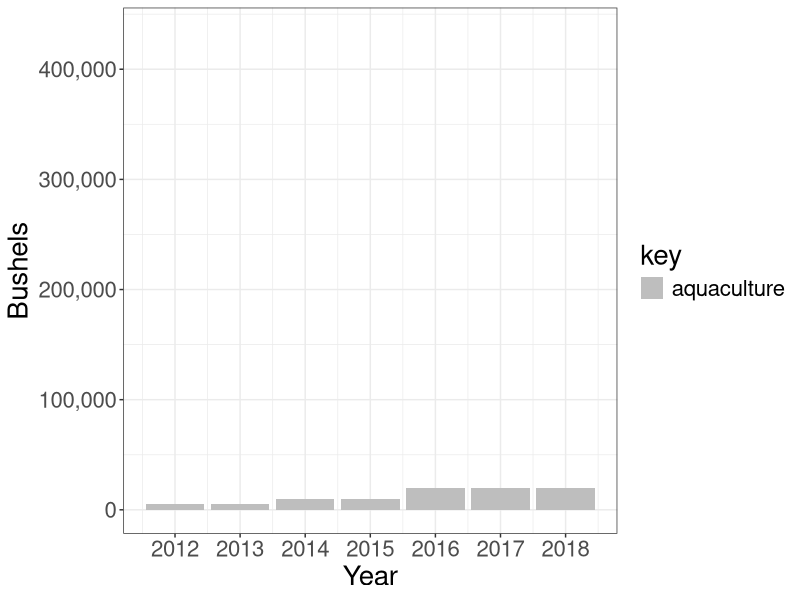
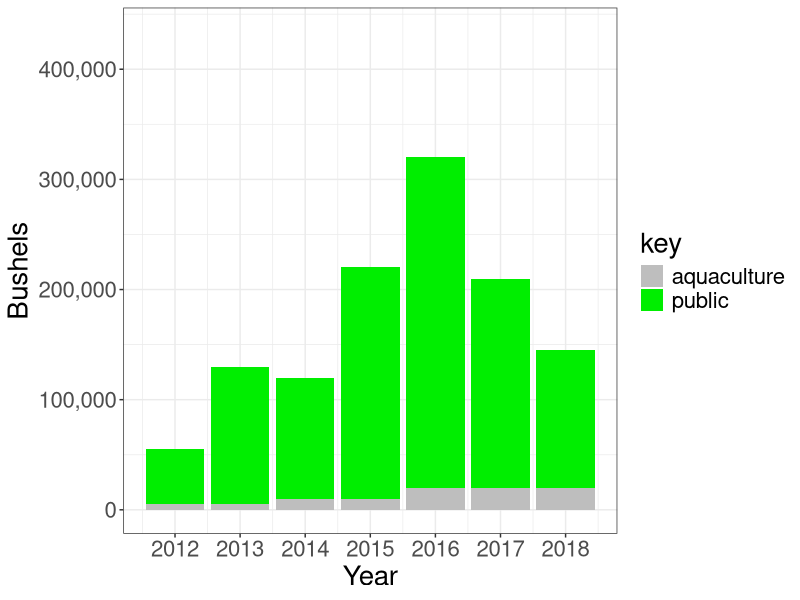
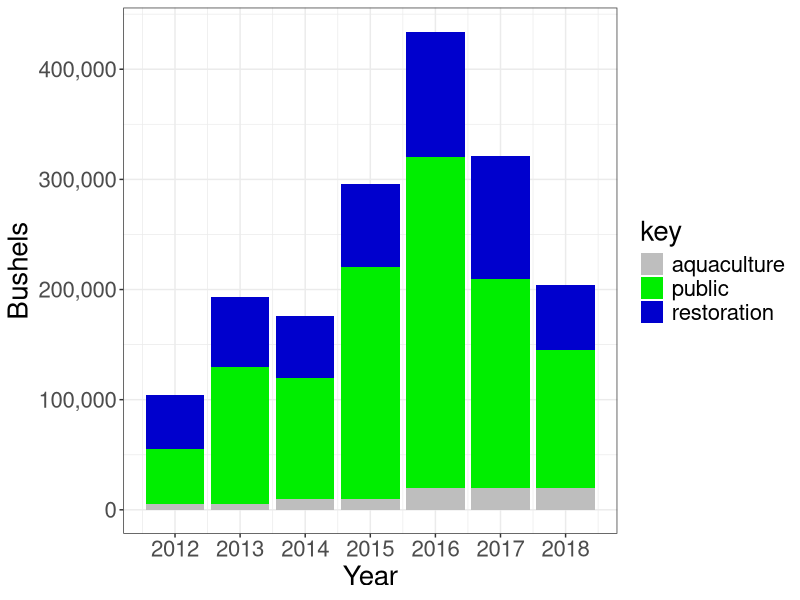
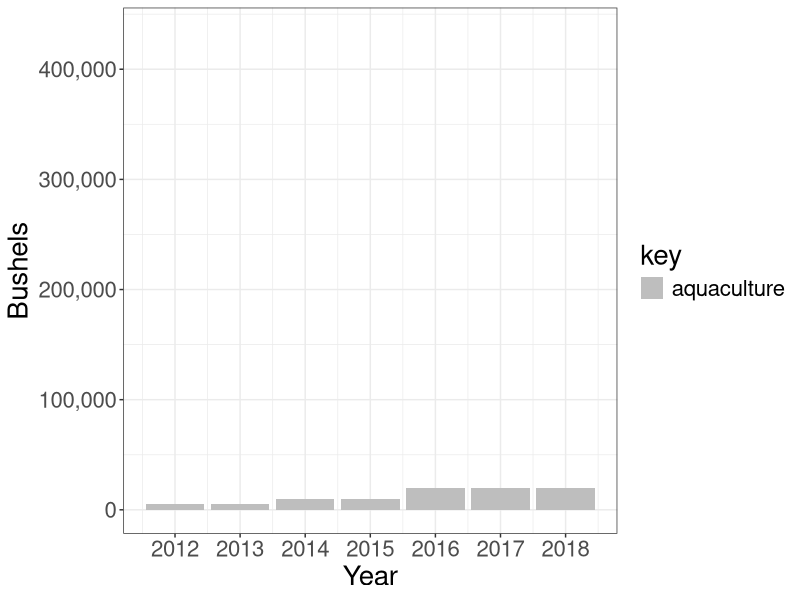
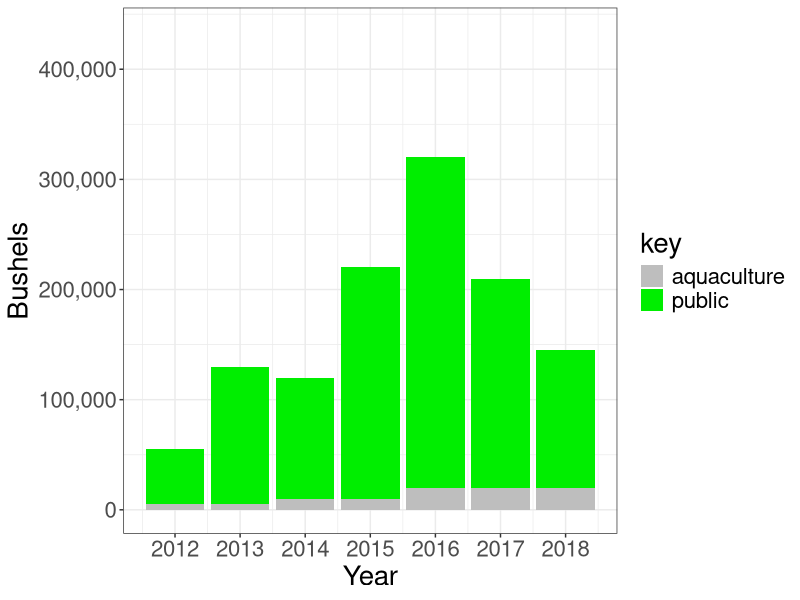
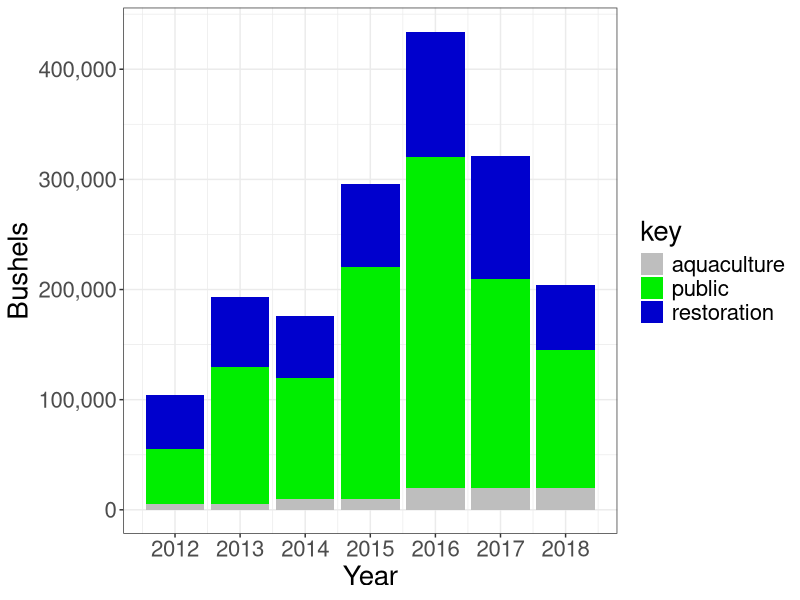

Generate these figures, in order, with R:
# make plot for PEW presentation
# SRA
# how much shell is used in public fishery, aquaculture, and restoration

# load packages
library(dplyr)
library(ggplot2)
library(scales)

# directory
dir.out = "G:/presentations/PEW_Sept2019/plots/"

# since data is short just build matrix
dat = as.data.frame(cbind(c(2012:2018), 
                          c(5000, 5000, 10000, 10000, 20000, 20000, 20000),
                          c(50000, 125000, 110000, 210000, 300000, 190000, 125000),
                          c(48960, 63360, 55680, 75520, 114240, 111040, 59520)))
names(dat) = c("year","aquaculture","public","restoration")

t_dat = tidyr::gather(dat) %>% mutate(year = rep(c(2012:2018),4))
t_dat = t_dat[8:28,]

# plots
p = ggplot()+
  geom_histogram(data = filter(t_dat, key %in% "aquaculture"), aes(x = year, y = value, fill = key), stat="identity") + 
  scale_fill_manual(values = c("grey")) + 
  theme_bw() +
  theme(text = element_text(size = 20)) + 
  labs(x = "Year", y = "Bushels") + 
  scale_x_continuous(breaks = scales::pretty_breaks(n = 7))+ 
  scale_y_continuous(labels = scales::comma, limits = c(0, 434240))
p
ggsave(paste(dir.out, "aquaculture.png", sep=""),p)

p = ggplot()+
  geom_histogram(data = filter(t_dat, !key %in% "restoration"), aes(x = year, y = value, fill = key), stat="identity",
                 position = position_stack(reverse = TRUE)) + 
  scale_fill_manual(values = c("grey","green2")) + 
  theme_bw() +
  theme(text = element_text(size = 20)) + 
  labs(x = "Year", y = "Bushels") + 
  scale_x_continuous(breaks = scales::pretty_breaks(n = 7))+ 
  scale_y_continuous(labels = scales::comma, limits = c(0, 434240))
p
ggsave(paste(dir.out, "aquaculture_and_public.png", sep=""),p)

p = ggplot()+geom_histogram(data = t_dat, aes(x = year, y = value, fill = key), stat="identity",
                            position = position_stack(reverse = TRUE)) + 
  scale_fill_manual(values = c("grey","green2","blue3")) + 
  theme_bw() +
  theme(text = element_text(size = 20)) + 
  labs(x = "Year", y = "Bushels") + 
  scale_x_continuous(breaks = scales::pretty_breaks(n = 7)) + 
  scale_y_continuous(labels = scales::comma)
p
ggsave(paste(dir.out, "all.png", sep=""),p)
